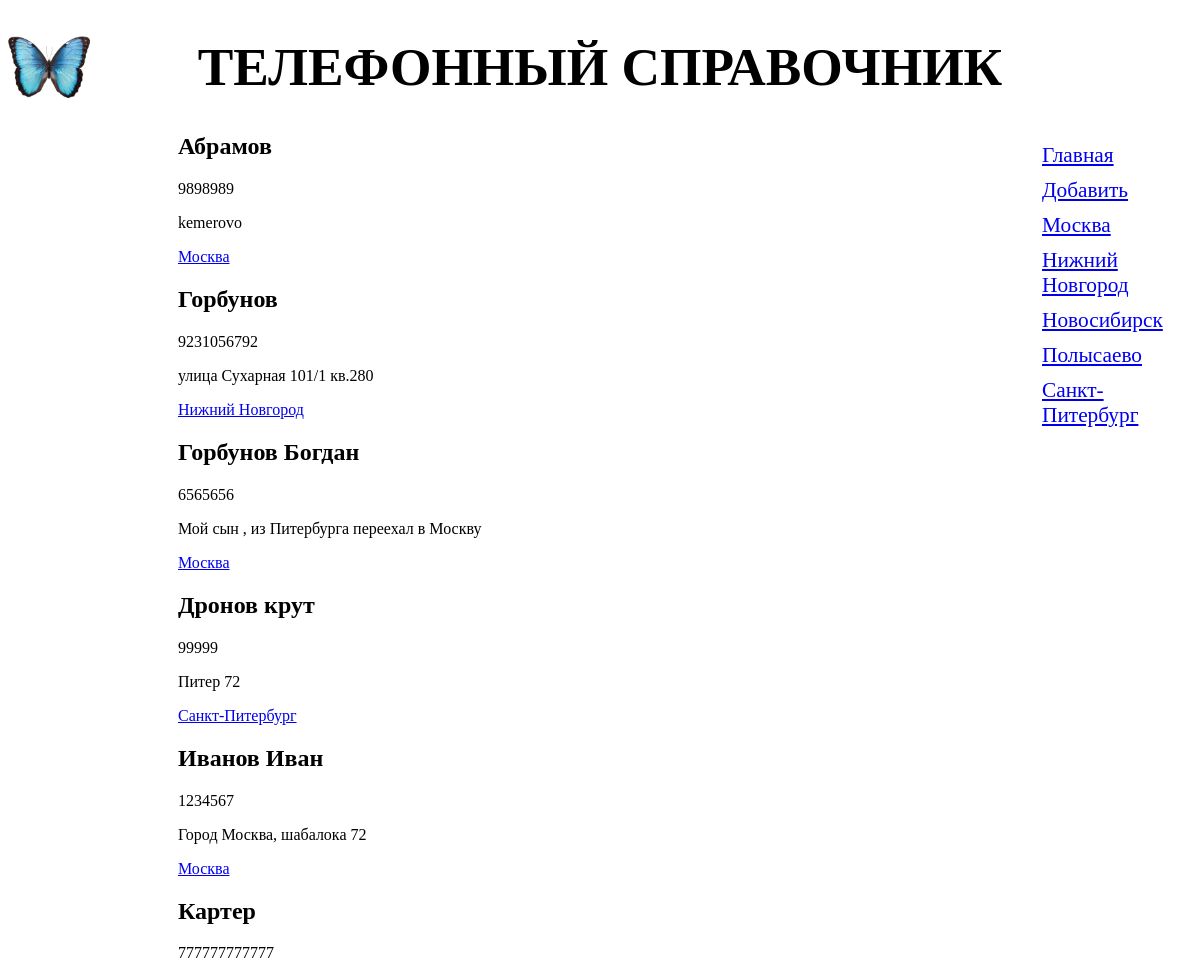
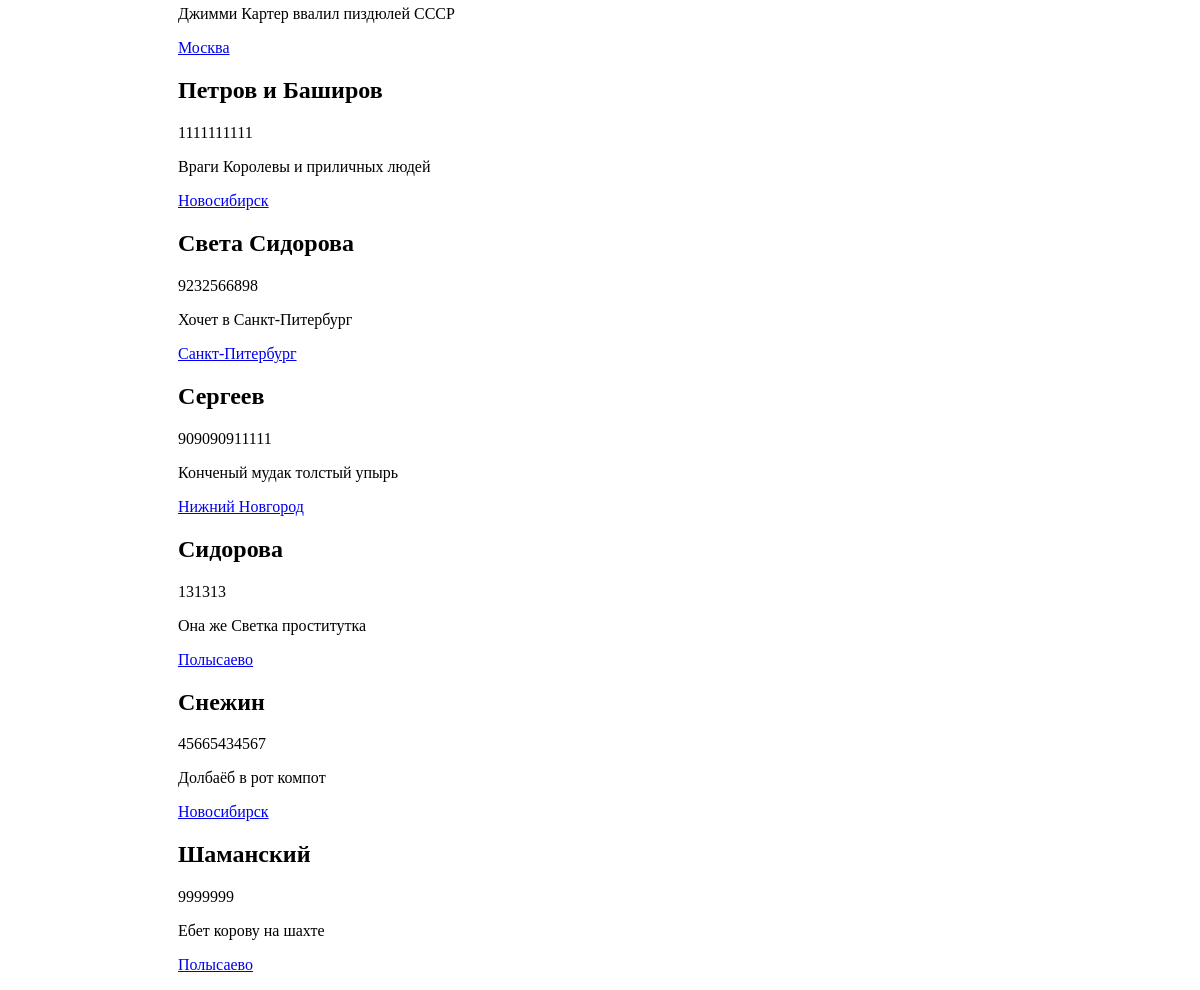
Page /telefon/ on the committed database (2 pictures, top to bottom).
### telefon/models.py (models this page shows, shortened)
class Rubric(models.Model):
    name = models.CharField(max_length=30, db_index=True,
                            verbose_name='Город')
    class Meta:
        verbose_name_plural = 'Города'
        verbose_name = 'Город'
        ordering = ['name']

class Tt(models.Model):
    family = models.CharField(max_length=50, db_index=True,verbose_name='Фамилия')
    content = models.TextField(null=True, blank=True,verbose_name='Карточка абонента')
    nomer = models.CharField(max_length=12, null=True, blank=True, verbose_name='Номер телефона')
    rubric = models.ForeignKey('Rubric', null=True,
                               on_delete=models.PROTECT,
                               verbose_name='Рубрика')
    class Meta:
        verbose_name_plural = 'Абоненты'
        verbose_name = 'Абонент'
        ordering = ['family']

### telefon/views.py (the view)
# urls.py: path('', index, name='index'),
def index(request):
    tts = Tt.objects.all()
    rubrics = Rubric.objects.all()
    context = {'tts':tts, 'rubrics':rubrics}
    return render(request, 'telefon/index.html', context)

### templates/telefon/index.html
{% extends 'layout/basic.html' %}
{% block  content %}
{% for tt in tts %}
<div class="b">
        <h2>{{ tt.family }}</h2>
        <p>{{ tt.nomer }}</p>
        <p>{{ tt.content }}</p>
        <p><a href="{% url 'by_rubric' tt.rubric.pk %}">{{ tt.rubric.name }}</a></p>
    </div>
{% endfor %}
{% endblock %}

### templates/layout/basic.html (shortened to what this page needs)
{% load static %}
<!DOCTYPE html>
<html lang="en">
<head>
    <link rel="stylesheet" type="text/css"
          href="{% static 'telefon/style.css' %}">
</head>
<body>
    <header>
            <h1>Телефонный справочник</h1>
    </header>
    <nav>
        <a href="{% url 'index' %}">Главная</a>
        <a href="{% url 'add' %}">Добавить</a>
        {% for rubric in rubrics %}
        <a href="{% url 'by_rubric' rubric.pk %}">
            {{ rubric.name }}</a>
        {% endfor %}
    </nav>
    <section>
        {% block content %}
        {% endblock %}
    </section>
</body>
</html>

### telefon/static/telefon/style.css (style rules this page uses)
header h1 { font-size: 40pt; text-transform: uppercase; text-align: center; background: url("bg.jpg") left / auto 100% no-repeat; }
nav { font-size: 16pt; width: 150px; float: right; }
nav a { display: block; margin: 10px 0px; }
section { margin-left: 170px; }

### rows in the picture
Rubric: name "Москва"
Rubric: name "Нижний Новгород"
Rubric: name "Новосибирск"
Rubric: name "Полысаево"
Rubric: name "Санкт-Питербург"
Tt: family "Абрамов", nomer "9898989", content "kemerovo", rubric.name "Москва"
Tt: family "Горбунов", nomer "9231056792", content "улица Сухарная 101/1 кв.280", rubric.name "Нижний Новгород"
Tt: family "Горбунов Богдан", nomer "6565656", content "Мой сын , из Питербурга переехал в Москву", rubric.name "Москва"
Tt: family "Дронов крут", nomer "99999", content "Питер 72", rubric.name "Санкт-Питербург"
Tt: family "Иванов Иван", nomer "1234567", content "Город Москва, шабалока 72", rubric.name "Москва"
Tt: family "Картер", nomer "777777777777", content "Джимми Картер ввалил пиздюлей СССР", rubric.name "Москва"
Tt: family "Петров и Баширов", nomer "1111111111", content "Враги Королевы и приличных людей", rubric.name "Новосибирск"
Tt: family "Света Сидорова", nomer "9232566898", content "Хочет в Санкт-Питербург", rubric.name "Санкт-Питербург"
Tt: family "Сергеев", nomer "909090911111", content "Конченый мудак толстый упырь", rubric.name "Нижний Новгород"
Tt: family "Сидорова", nomer "131313", content "Она же Светка проститутка", rubric.name "Полысаево"
Tt: family "Снежин", nomer "45665434567", content "Долбаёб в рот компот", rubric.name "Новосибирск"
Tt: family "Шаманский", nomer "9999999", content "Ебет корову на шахте", rubric.name "Полысаево"
